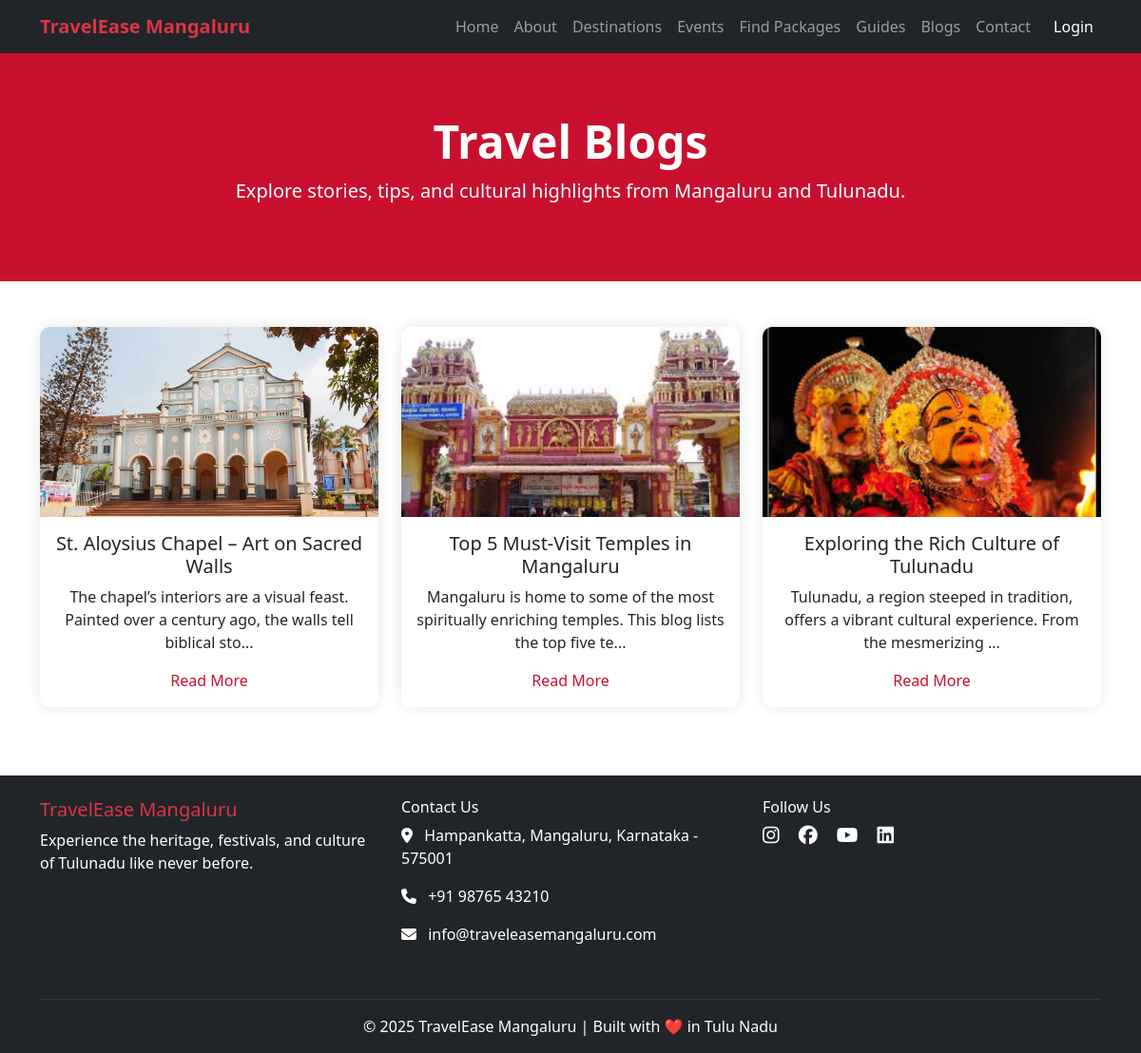
/blogs.php, run on the app's committed database.
### tables this page shows
CREATE TABLE `blogs` (
  `id` int(11) NOT NULL,
  `title` varchar(150) NOT NULL,
  `content` text DEFAULT NULL,
  `image` varchar(255) DEFAULT NULL,
  `created_at` timestamp NOT NULL DEFAULT current_timestamp()
);

### blogs.php (the view, shortened to what this page needs)
<?php include 'includes/nav.php'; ?>
<!DOCTYPE html>
<html lang="en">
<head>
  <link href="https://cdn.jsdelivr.net/npm/bootstrap@5.3.0/dist/css/bootstrap.min.css" rel="stylesheet">
  <link href="https://cdn.jsdelivr.net/npm/aos@2.3.4/dist/aos.css" rel="stylesheet">
  <link href="https://cdnjs.cloudflare.com/ajax/libs/font-awesome/6.5.0/css/all.min.css" rel="stylesheet">
</head>
<body>
<section class="section-header">
  <h1 data-aos="fade-down">Travel Blogs</h1>
  <p class="lead" data-aos="fade-up" data-aos-delay="300">
    Explore stories, tips, and cultural highlights from Mangaluru and Tulunadu.
  </p>
</section>
<div class="container my-5">
  <div class="row">
    <?php
      require_once 'config/db.php';
      try {
          $stmt = $pdo->query("SELECT * FROM blogs ORDER BY created_at DESC");
          $blogs = $stmt->fetchAll(PDO::FETCH_ASSOC);
          if (count($blogs) > 0) {
              foreach ($blogs as $row) {
    ?>
    <div class="col-md-4 mb-4 text-center" data-aos="fade-up">
      <div class="card blog-card">
        <img src="<?php echo htmlspecialchars($row['image']); ?>" class="card-img-top blog-image" alt="Blog Image">
        <div class="card-body blog-body">
          <h5 class="card-title"><?php echo htmlspecialchars($row['title']); ?></h5>
          <p class="card-text">
            <?php echo substr(strip_tags($row['content']), 0, 100) . '...'; ?>
          </p>
          <a href="blog-details.php?id=<?php echo $row['id']; ?>" class="read-more">Read More</a>
        </div>
      </div>
    </div>
    <?php
              }
          } else {
              echo '<div class="col-12 text-center"><p>No blog posts found.</p></div>';
          }
      } catch (PDOException $e) {
          echo '<div class="col-12 text-center text-danger"><p>Error fetching blogs.</p></div>';
      }
    ?>
  </div>
</div>
<?php include 'includes/footer.php'; ?>
</body>
</html>

### blogs.php (style rules this page uses)
body { font-family: 'Segoe UI', sans-serif; background-color: #fff; }
.section-header { background-color: #c8102e; color: white; padding: 4rem 1rem; text-align: center; }
.section-header h1 { font-size: 3rem; font-weight: bold; }
.blog-card { border: none; box-shadow: 0 0 15px rgba(0,0,0,0.1); transition: transform 0.3s; border-radius: 10px; }
.blog-image { border-top-left-radius: 10px; border-top-right-radius: 10px; height: 200px; object-fit: cover; }
.blog-body { padding: 1rem; }
.read-more { color: #c8102e; text-decoration: none; font-weight: 500; }

### data on the page
blogs: image (picture), title "St. Aloysius Chapel – Art on Sacred Walls", content "The chapel’s interiors are a visual feast. Painted over a century ago, the walls tell biblical sto"
blogs: image (picture), title "Top 5 Must-Visit Temples in Mangaluru", content "Mangaluru is home to some of the most spiritually enriching temples. This blog lists the top five te"
blogs: image (picture), title "Exploring the Rich Culture of Tulunadu", content "Tulunadu, a region steeped in tradition, offers a vibrant cultural experience. From the mesmerizing"
